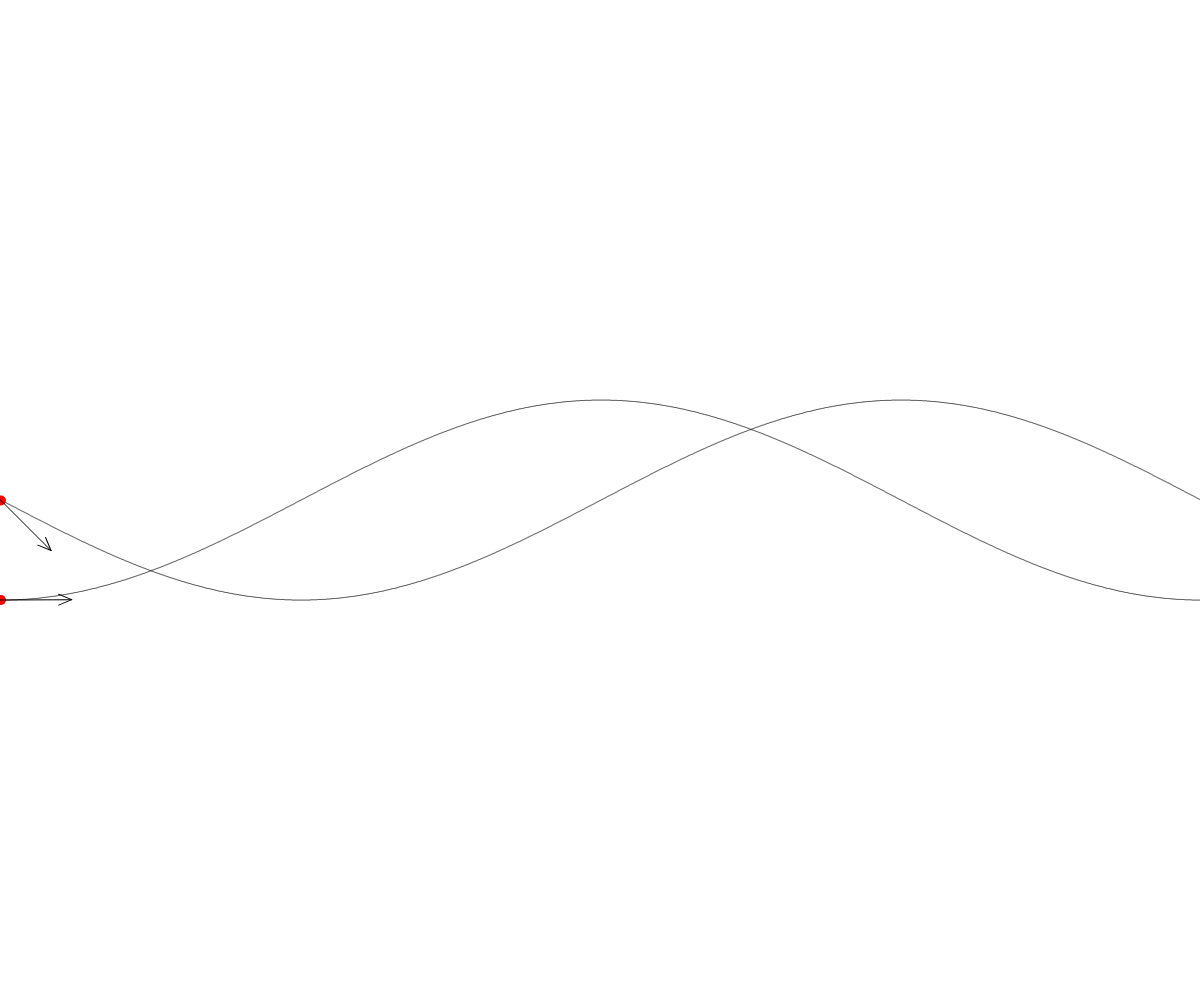
Frame 1 (no input)
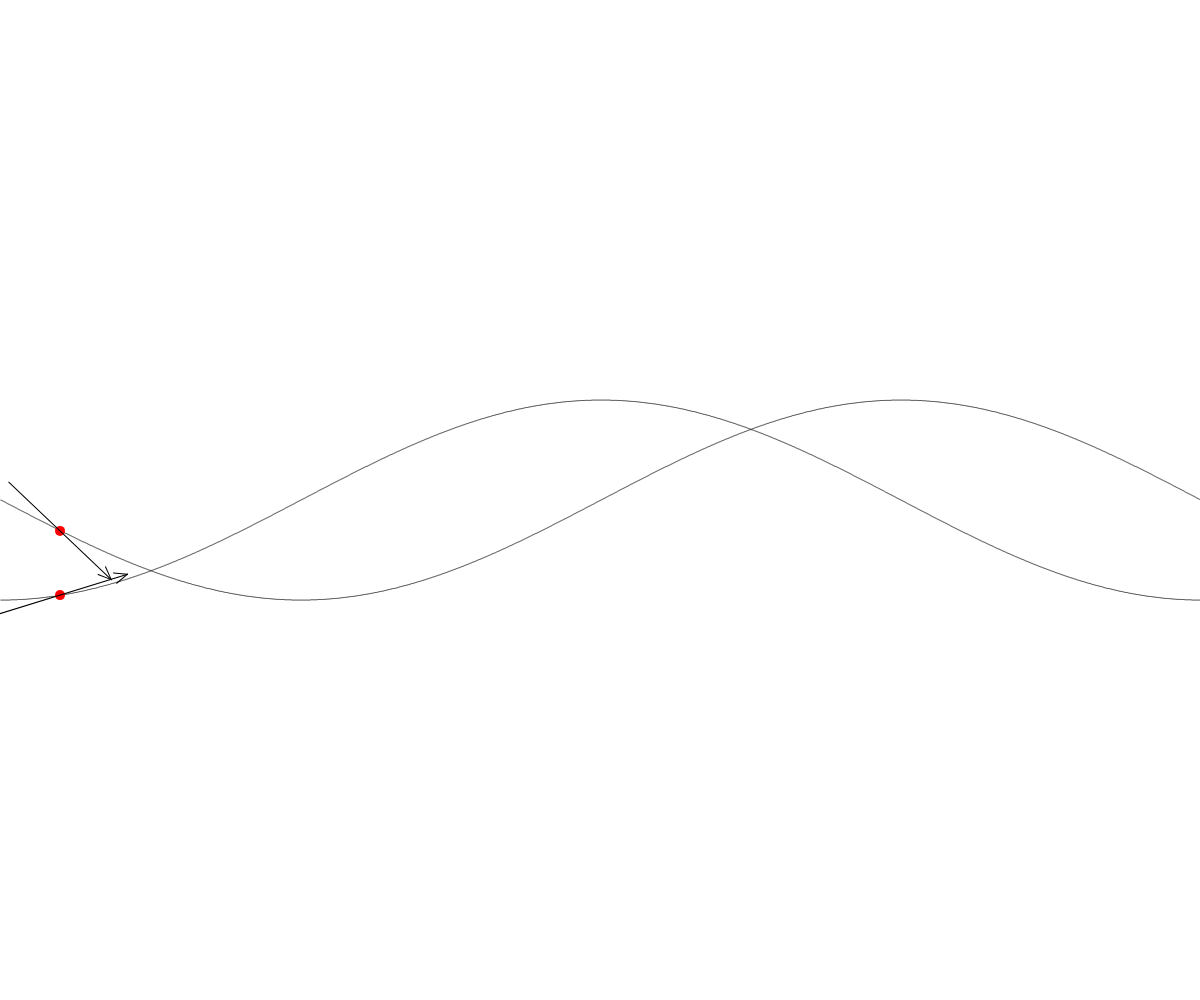
Frame 60 (no input)
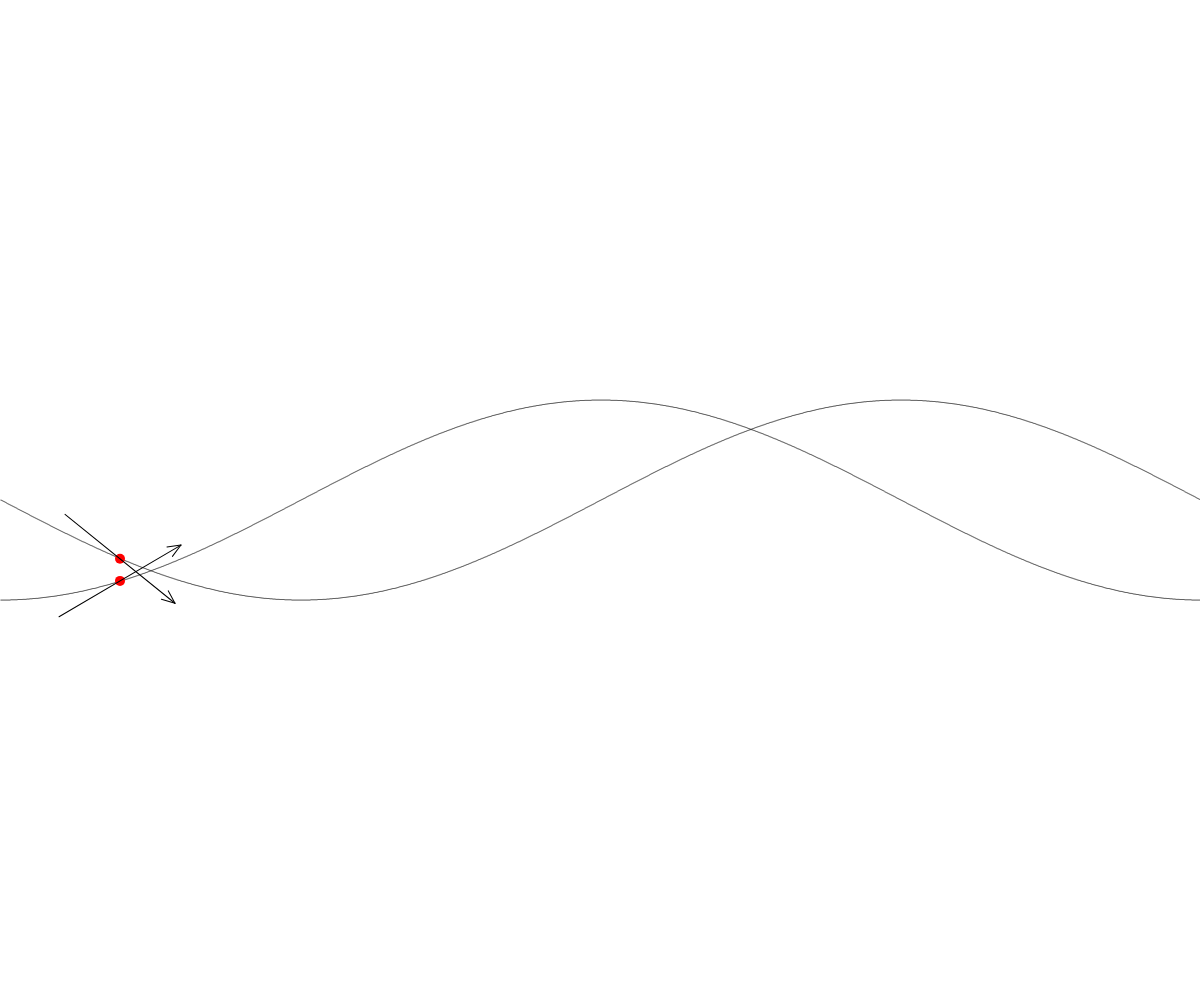
Frame 120 (the mouse pressed at the canvas centre since frame 60)

The p5.js sketch that drew these frames (run headless with seeded random() and noise() and a simulated clock; from frame 60 on, the mouse is pressed at the canvas centre):

// p5.js sketch
// ── sketch.js
/* Mimi Yin NYU-ITP
Visualizing rate of change of sine
and cosine waves with tangents.
*/

var r, yOffset;
var dotX, dotY, dotA;
var aSpeed;
var tanA;

function setup() {
  createCanvas(windowWidth, windowHeight);
  r = 100;
  yOffset = height/2;
  dotX = 0;
  dotY = yOffset;
  dotA = 0;
  aSpeed = TWO_PI/width;
  tanA = 0;
}

function draw() {
  background(255);
  dotX++;
  dotA += aSpeed;

  // Draw sine
  wave(0);
  // Draw cosine
  wave(PI/2);

}

function wave(startAngle) {
	fill(0);
  noStroke();
  var x = 0;
  for(var a = startAngle; a < TWO_PI + startAngle; a+=aSpeed) {
    x++;
    var y = sin(a)*r + height/2;
    ellipse(x, y, 1, 1);
  }

  if(dotX > width) dotX = 0;
  dotY = sin(dotA + startAngle)*r + height/2;
  fill(255, 0, 0);
  ellipse(dotX, dotY, 10, 10);

  // Calculate the angle of the tangent
  tanA = atan(cos(dotA + startAngle)) - PI/4;
  // Draw tangent
  stroke(0);
  push();
  translate(dotX, dotY);
  rotate(tanA);
  line(-50, -50, 50, 50);
  push();
  translate(50, 50);
  rotate(PI/8);
  line(0, 0, -10, -10);
  pop();
  push();
  translate(50, 50);
  rotate(-PI/8);
  line(0, 0, -10, -10);
  pop();
  pop();
}
